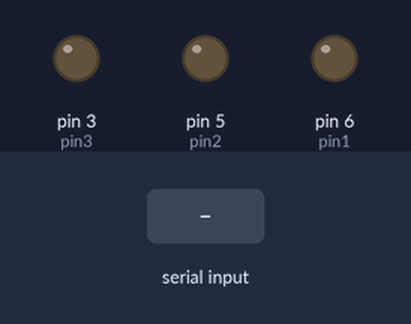
The sketch below on a simulated Arduino Uno, built with avr-gcc and run on an emulated ATmega328P. On the bench: output pins drawn as LEDs (lit = HIGH). The test bench sets the inputs (shaded band). What the sketch prints to the serial monitor is not drawn.

Above: at 1.2 s.
1.3 s: "red" received over Serial
At 3.5 s:
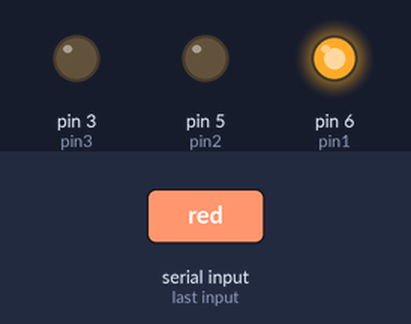
3.8 s: "blue" received over Serial
At 5.5 s:
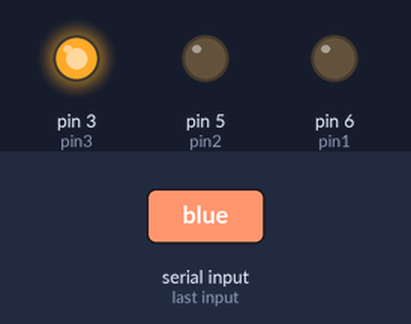
6.3 s: "green" received over Serial
At 8.5 s:
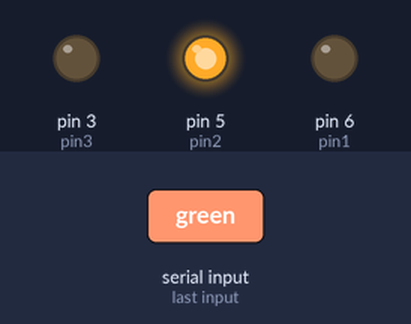
8.8 s: "cyan" received over Serial
At 10.5 s:
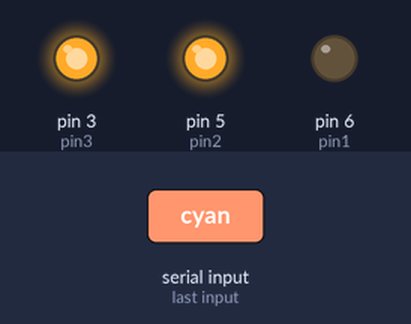
11.3 s: "gray" received over Serial
At 13.5 s:
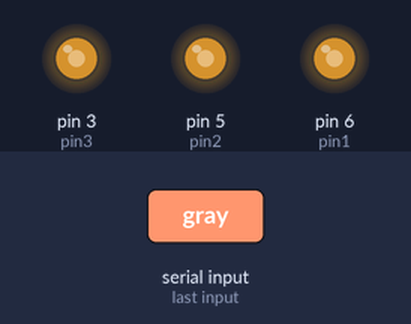
13.8 s: "white" received over Serial
At 15.5 s:
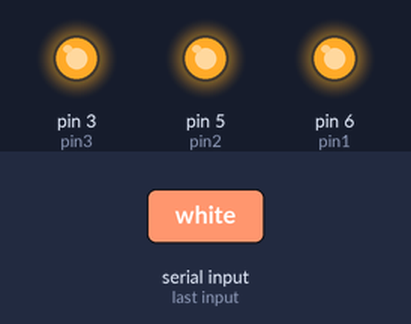
Timing chart, 0 to 17.0 s (numbered marks = the images above; inputs shaded):
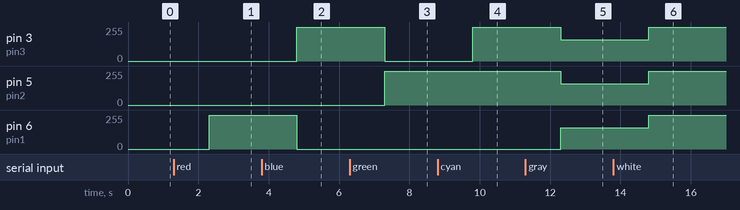

The sketch:

RGB_LED_analog.ino
```cpp
int pin1 = 6;
int pin2 = 5;
int pin3 = 3;
String msg1 = "Enter a color: ";
String Color;

void setup() {
  // put your setup code here, to run once:
  Serial.begin(9600);
  pinMode(pin1,OUTPUT);
  pinMode(pin2,OUTPUT);
  pinMode(pin3,OUTPUT);
}

void loop() {
  // put your main code here, to run repeatedly:
  Serial.print(msg1);
  while(Serial.available() == 0){

  }
  Color = Serial.readString();
  Serial.print(Color);
  if(Color.equals("red")){
    Serial.print("yes");
    analogWrite(pin1, 255);
    analogWrite(pin2, 0);
    analogWrite(pin3, 0);
  }else if(Color == "blue"){
    analogWrite(pin1, 0);
    analogWrite(pin2, 0);
    analogWrite(pin3, 255);
  }else if(Color == "green"){
    analogWrite(pin1, 0);
    analogWrite(pin2, 255);
    analogWrite(pin3, 0);
  }else if(Color == "cyan"){
    analogWrite(pin1, 0);
    analogWrite(pin2, 255);
    analogWrite(pin3, 255);
  }else if(Color == "gray"){
    analogWrite(pin1, 160);
    analogWrite(pin2, 160);
    analogWrite(pin3, 160);
  }else if(Color == "white"){
    analogWrite(pin1, 255);
    analogWrite(pin2, 255);
    analogWrite(pin3, 255);
  }else{
    analogWrite(pin1, 0);
    analogWrite(pin2, 0);
    analogWrite(pin3, 0);
  }
  Serial.println();
}
```

Measured:
- after the input at 1.3 s, pin 6 (pin1): 0/255 → 255/255 after 1.0 s
- after the input at 3.8 s, pin 3 (pin3): 0/255 → 255/255 after 1.0 s; pin 6 (pin1): 255/255 → 0/255 after 1.0 s
- after the input at 6.3 s, pin 3 (pin3): 255/255 → 0/255 after 1.0 s; pin 5 (pin2): 0/255 → 255/255 after 1.0 s
- after the input at 8.8 s, pin 3 (pin3): 0/255 → 255/255 after 1.0 s
- after the input at 11.3 s, pin 3 (pin3), pin 5 (pin2): 255/255 → 160/255 after 1.0 s; pin 6 (pin1): 0/255 → 160/255 after 1.0 s
- after the input at 13.8 s, pin 3 (pin3), pin 5 (pin2), pin 6 (pin1): 160/255 → 255/255 after 1.0 s
